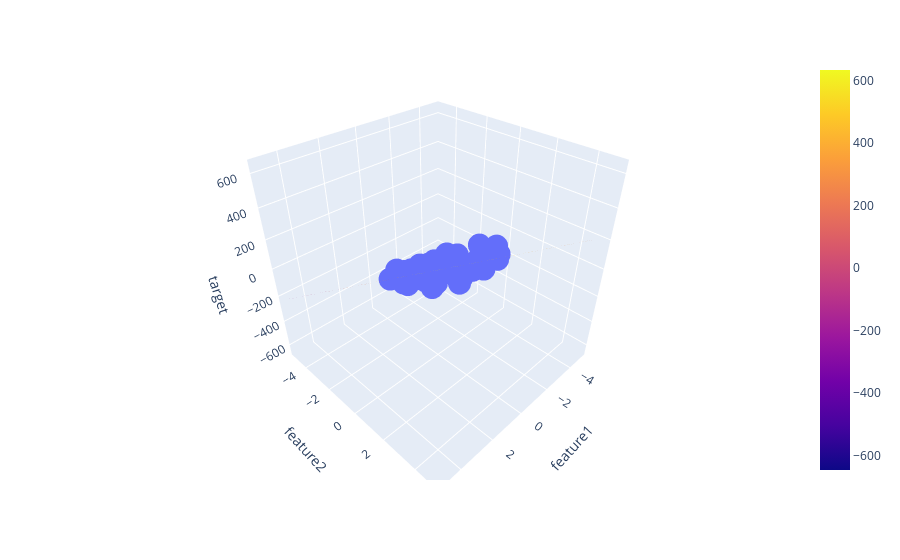

Write notebook code for a chart like this one.
### Code cell
fig = px.scatter_3d(df, x="feature1", y="feature2", z="target")

fig.add_trace(go.Surface(x = x, y = y, z = z))

fig.show()
